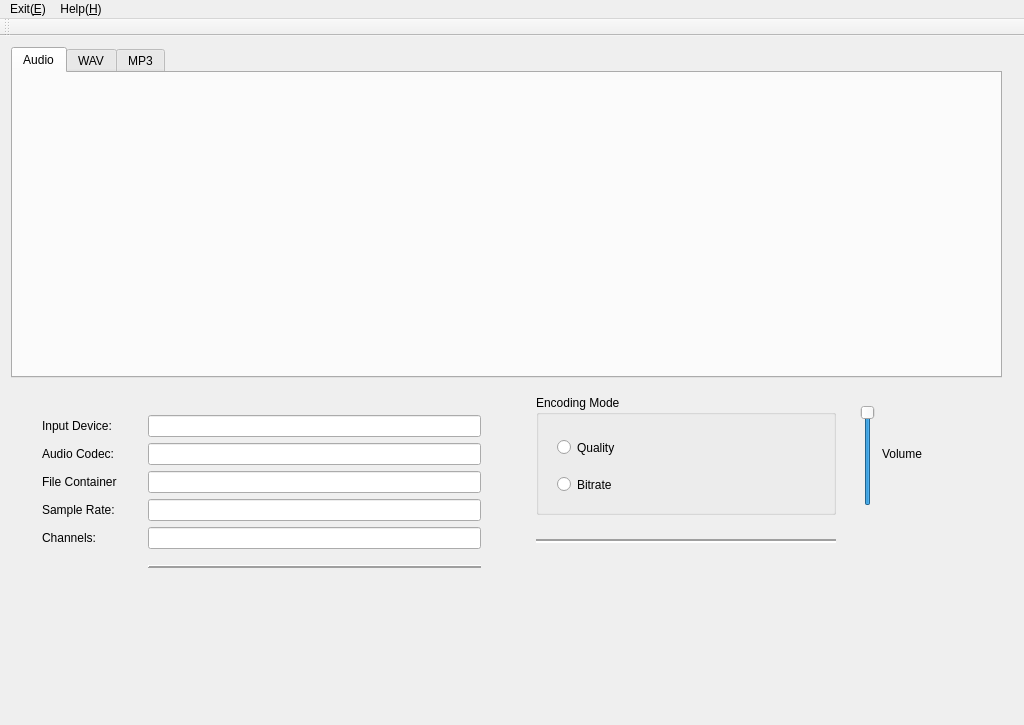
<?xml version="1.0" encoding="UTF-8"?>
<ui version="4.0">
 <class>MainForm</class>
 <widget class="QMainWindow" name="MainForm">
  <property name="geometry">
   <rect>
    <x>0</x>
    <y>0</y>
    <width>1024</width>
    <height>725</height>
   </rect>
  </property>
  <property name="windowTitle">
   <string>Receiver tool</string>
  </property>
  <widget class="QWidget" name="centralWidget">
   <property name="contextMenuPolicy">
    <enum>Qt::DefaultContextMenu</enum>
   </property>
   <property name="autoFillBackground">
    <bool>false</bool>
   </property>
   <layout class="QHBoxLayout" name="horizontalLayout">
    <item>
     <layout class="QGridLayout" name="gridLayout">
      <item row="1" column="0">
       <widget class="QWidget" name="left_widget" native="true">
        <widget class="QWidget" name="verticalLayoutWidget">
         <property name="geometry">
          <rect>
           <x>20</x>
           <y>20</y>
           <width>461</width>
           <height>207</height>
          </rect>
         </property>
         <layout class="QFormLayout" name="left_formLayout">
          <item row="0" column="0">
           <widget class="QLabel" name="inputDeviceLabel">
            <property name="text">
             <string>Input Device:</string>
            </property>
           </widget>
          </item>
          <item row="0" column="1">
           <widget class="QLineEdit" name="inputDeviceEdit"/>
          </item>
          <item row="1" column="0">
           <widget class="QLabel" name="audioCodecLabel">
            <property name="text">
             <string>Audio Codec:</string>
            </property>
           </widget>
          </item>
          <item row="1" column="1">
           <widget class="QLineEdit" name="audioCodecEdit"/>
          </item>
          <item row="2" column="0">
           <widget class="QLabel" name="fileContainerLabel">
            <property name="text">
             <string>File Container</string>
            </property>
           </widget>
          </item>
          <item row="2" column="1">
           <widget class="QLineEdit" name="fileContainerEdit"/>
          </item>
          <item row="3" column="0">
           <widget class="QLabel" name="sampleRateLabel">
            <property name="text">
             <string>Sample Rate:</string>
            </property>
           </widget>
          </item>
          <item row="3" column="1">
           <widget class="QLineEdit" name="sampleRateEdit"/>
          </item>
          <item row="4" column="0">
           <widget class="QLabel" name="channelLabel">
            <property name="text">
             <string>Channels: </string>
            </property>
           </widget>
          </item>
          <item row="4" column="1">
           <widget class="QLineEdit" name="channelsEdit"/>
          </item>
          <item row="5" column="0">
           <widget class="QWidget" name="widget" native="true">
            <property name="minimumSize">
             <size>
              <width>100</width>
              <height>40</height>
             </size>
            </property>
           </widget>
          </item>
          <item row="5" column="1">
           <widget class="QWidget" name="empty_widget" native="true">
            <property name="minimumSize">
             <size>
              <width>200</width>
              <height>40</height>
             </size>
            </property>
            <widget class="Line" name="line">
             <property name="geometry">
              <rect>
               <x>0</x>
               <y>10</y>
               <width>358</width>
               <height>3</height>
              </rect>
             </property>
             <property name="minimumSize">
              <size>
               <width>200</width>
               <height>2</height>
              </size>
             </property>
             <property name="frameShadow">
              <enum>QFrame::Raised</enum>
             </property>
             <property name="lineWidth">
              <number>2</number>
             </property>
             <property name="orientation">
              <enum>Qt::Horizontal</enum>
             </property>
            </widget>
           </widget>
          </item>
         </layout>
        </widget>
       </widget>
      </item>
      <item row="0" column="0" colspan="2">
       <widget class="QWidget" name="top_widget" native="true">
        <widget class="QTabWidget" name="tabWidget">
         <property name="geometry">
          <rect>
           <x>0</x>
           <y>0</y>
           <width>991</width>
           <height>331</height>
          </rect>
         </property>
         <property name="currentIndex">
          <number>0</number>
         </property>
         <widget class="QWidget" name="audioTab">
          <attribute name="title">
           <string>Audio</string>
          </attribute>
          <widget class="QWidget" name="verticalLayoutWidget_2">
           <property name="geometry">
            <rect>
             <x>4</x>
             <y>4</y>
             <width>981</width>
             <height>291</height>
            </rect>
           </property>
           <layout class="QVBoxLayout" name="waveVerticalLayout"/>
          </widget>
         </widget>
         <widget class="QWidget" name="wavTab">
          <attribute name="title">
           <string>WAV</string>
          </attribute>
         </widget>
         <widget class="QWidget" name="mp3Tab">
          <attribute name="title">
           <string>MP3</string>
          </attribute>
         </widget>
        </widget>
       </widget>
      </item>
      <item row="1" column="1">
       <widget class="QWidget" name="right_widget" native="true">
        <widget class="QWidget" name="formLayoutWidget">
         <property name="geometry">
          <rect>
           <x>10</x>
           <y>0</y>
           <width>481</width>
           <height>201</height>
          </rect>
         </property>
         <layout class="QGridLayout" name="gridLayout_left">
          <property name="sizeConstraint">
           <enum>QLayout::SetMaximumSize</enum>
          </property>
          <property name="spacing">
           <number>6</number>
          </property>
          <item row="0" column="0">
           <widget class="QGroupBox" name="groupBox">
            <property name="minimumSize">
             <size>
              <width>300</width>
              <height>120</height>
             </size>
            </property>
            <property name="title">
             <string>Encoding Mode</string>
            </property>
            <widget class="QRadioButton" name="qualityRadioButton">
             <property name="geometry">
              <rect>
               <x>21</x>
               <y>41</y>
               <width>112</width>
               <height>23</height>
              </rect>
             </property>
             <property name="text">
              <string>Quality</string>
             </property>
            </widget>
            <widget class="QRadioButton" name="bitrateRadioButton">
             <property name="geometry">
              <rect>
               <x>21</x>
               <y>78</y>
               <width>112</width>
               <height>23</height>
              </rect>
             </property>
             <property name="text">
              <string>Bitrate</string>
             </property>
            </widget>
           </widget>
          </item>
          <item row="0" column="1">
           <widget class="QWidget" name="widget_4" native="true">
            <widget class="QSlider" name="volumeSlider">
             <property name="geometry">
              <rect>
               <x>10</x>
               <y>10</y>
               <width>31</width>
               <height>101</height>
              </rect>
             </property>
             <property name="maximum">
              <number>100</number>
             </property>
             <property name="value">
              <number>100</number>
             </property>
             <property name="orientation">
              <enum>Qt::Vertical</enum>
             </property>
            </widget>
            <widget class="QLabel" name="VolumeLabel">
             <property name="geometry">
              <rect>
               <x>40</x>
               <y>50</y>
               <width>67</width>
               <height>17</height>
              </rect>
             </property>
             <property name="text">
              <string>Volume</string>
             </property>
            </widget>
           </widget>
          </item>
          <item row="1" column="0">
           <widget class="QWidget" name="widget_2" native="true">
            <property name="minimumSize">
             <size>
              <width>300</width>
              <height>40</height>
             </size>
            </property>
            <widget class="Line" name="line_2">
             <property name="geometry">
              <rect>
               <x>-90</x>
               <y>10</y>
               <width>461</width>
               <height>20</height>
              </rect>
             </property>
             <property name="lineWidth">
              <number>2</number>
             </property>
             <property name="orientation">
              <enum>Qt::Horizontal</enum>
             </property>
            </widget>
           </widget>
          </item>
          <item row="1" column="1">
           <widget class="QWidget" name="widget_3" native="true">
            <widget class="QWidget" name="horizontalLayoutWidget">
             <property name="geometry">
              <rect>
               <x>0</x>
               <y>0</y>
               <width>171</width>
               <height>71</height>
              </rect>
             </property>
             <layout class="QHBoxLayout" name="levelsLayout"/>
            </widget>
           </widget>
          </item>
         </layout>
        </widget>
       </widget>
      </item>
     </layout>
    </item>
   </layout>
  </widget>
  <widget class="QToolBar" name="toolBar">
   <property name="windowTitle">
    <string>toolBar</string>
   </property>
   <attribute name="toolBarArea">
    <enum>TopToolBarArea</enum>
   </attribute>
   <attribute name="toolBarBreak">
    <bool>false</bool>
   </attribute>
  </widget>
  <widget class="QMenuBar" name="menuBar">
   <property name="geometry">
    <rect>
     <x>0</x>
     <y>0</y>
     <width>1024</width>
     <height>22</height>
    </rect>
   </property>
   <widget class="QMenu" name="menuExit">
    <property name="title">
     <string>Exit(&amp;E)</string>
    </property>
    <addaction name="actionClose"/>
    <addaction name="separator"/>
   </widget>
   <widget class="QMenu" name="menuHelp">
    <property name="title">
     <string>Help(&amp;H)</string>
    </property>
    <addaction name="actionAbout"/>
   </widget>
   <addaction name="menuExit"/>
   <addaction name="menuHelp"/>
  </widget>
  <action name="actionClose">
   <property name="text">
    <string>Close(&amp;C)</string>
   </property>
  </action>
  <action name="actionAbout">
   <property name="text">
    <string>About(&amp;A)</string>
   </property>
  </action>
 </widget>
 <layoutdefault spacing="6" margin="11"/>
 <resources/>
 <connections/>
</ui>
